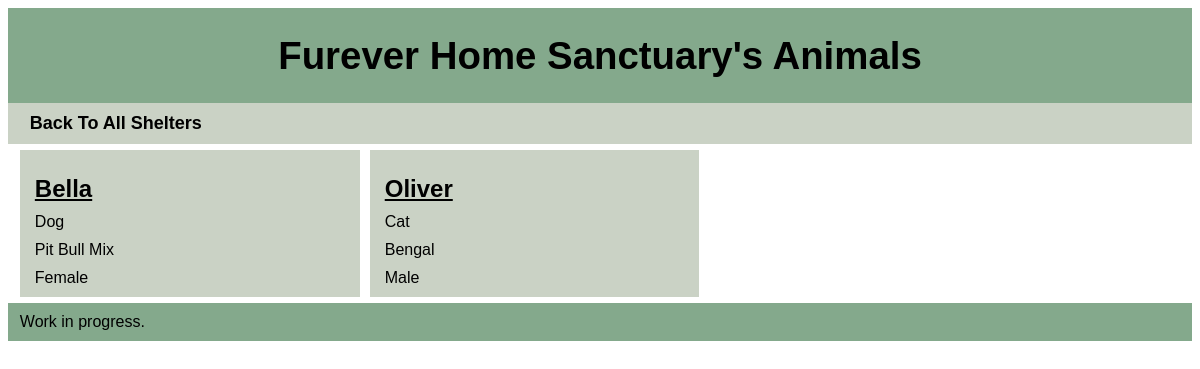
Screenshot of /home/4 with the database file from the repository.
### tables this page shows
CREATE TABLE Shelter (
        shelter_id INTEGER PRIMARY KEY AUTOINCREMENT,
        name TEXT NOT NULL,
        email TEXT NOT NULL,
        phone TEXT NOT NULL,
        street1 TEXT NOT NULL,
        street2 TEXT,
        city TEXT NOT NULL,
        state TEXT NOT NULL,
        zip TEXT NOT NULL,
        account_id INTEGER,
        date_shelter_added TEXT,
        no_kill BOOLEAN NOT NULL,
        max_dogs INTEGER NOT NULL,
        max_cats INTEGER NOT NULL,
        dogs BOOLEAN NOT NULL,
        cats BOOLEAN NOT NULL,
        shelterPasscode INTEGER NOT NULL,
        FOREIGN KEY (account_id) REFERENCES Account(account_id)
    );

CREATE TABLE Animal (
        animal_id INTEGER PRIMARY KEY AUTOINCREMENT,
        shelter_id INTEGER,
        name TEXT NOT NULL,
        type TEXT NOT NULL,
        breed TEXT NOT NULL,
        sex TEXT NOT NULL,
        foster INTEGER NOT NULL,
        adopt INTEGER NOT NULL,
        status TEXT NOT NULL,
        date_time_arrived TEXT NOT NULL,
        chipped BOOLEAN NOT NULL,
        date_last_vet_visit TEXT NOT NULL,
        vaccines BOOLEAN NOT NULL,
        spayed_neutered BOOLEAN NOT NULL,
        FOREIGN KEY (shelter_id) REFERENCES Shelter(shelter_id)
    );

### app/api.py (the view)
@app.route("/<int:shelterID>", methods = ['GET'])
@app.route("/home/<int:shelterID>", methods = ['GET'])
def main(shelterID = 0):
    conn = sqlite3.connect(DATABASE)
    conn.row_factory = sqlite3.Row
    cursor = conn.cursor()
    shelter = cursor.execute(('SELECT name FROM Shelter WHERE shelter_id = ?'), (shelterID,)).fetchone()
    animals = cursor.execute(('SELECT animal_id, name, type, breed, sex FROM Animal WHERE shelter_id = ?'), (shelterID,)).fetchall()
    conn.close()
    if not shelter:
        return render_template('home.html', animals = animals, loggedIn = current_user.is_authenticated)
    return render_template('home.html', animals = animals, shelter = shelter, loggedIn = current_user.is_authenticated)

### app/templates/home.html (shortened to what this page needs)
<!doctype html>
<html>
<head>
    <link rel="stylesheet" type="text/css" href="{{ url_for('static', filename='style.css') }}">
</head>
<body>
    <div id="container">
        <header>
            <h1>{{ shelter['name'] }}'s Animals</h1>
        </header>
        <nav id="navbar">
            <a href = "/index">Back To All Shelters</a>
        </nav>
        <main>
            {% if animals %}
            <div id = "grid">
                {% for animal in animals %}
                    <a href="/animal/{{ shelter['shelter_id'] }}/{{ animal['animal_id'] }}">
                        <h2>{{ animal['name'] }}</h2>
                        <p>{{ animal['type'] }}</p>
                        <p>{{ animal['breed'] }}</p>
                        <p>{{ animal['sex'] }}</p>
                    </a>
                {% endfor %}
            </div>
            {% endif %}
        </main>
        <footer>Work in progress.</footer>
    </div>
</body>
</html>

### app/static/style.css (style rules this page uses)
header { font-size: larger; background-color: #84a98c; align-content:center; text-align: center; font-family: 'Franklin Gothic Medium', 'Arial Narrow', Arial, sans-serif; }
nav { background-color: #cad2c5; padding: 10px 1%; font-family: Arial, Helvetica, sans-serif; }
nav a { font-weight: bold; font-size: large; text-decoration: none; padding: 10px; color: black; }
#grid p { padding: 5px 0; margin: 0; }
#grid h2 { text-decoration: underline; margin-bottom: 5px; }
main { padding: 0.5% 1%; font-family: Arial, Helvetica, sans-serif; }
#grid { display:grid; grid-template-columns: auto auto auto auto; gap: 10px; }
#grid a { color: black; text-decoration:none; background-color: #cad2c5; padding: 5px 15px; }
footer { background-color: #84a98c; padding: 10px 1%; font-family: 'Franklin Gothic Medium', 'Arial Narrow', Arial, sans-serif; }

### rows the page displays
Shelter: name "Furever Home Sanctuary"
Animal: name "Bella", type "Dog", breed "Pit Bull Mix", sex "Female"
Animal: name "Oliver", type "Cat", breed "Bengal", sex "Male"
